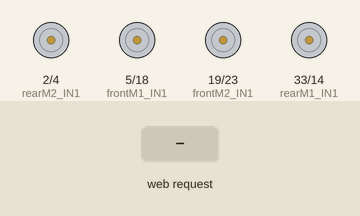
Simulated run of this sketch. Board: ESP32. Parts: motor-driver pin pairs drawn as motors (green arrow = first pin HIGH = forward, orange = second pin HIGH = backward, longer = more drive). The test bench sets the inputs (shaded band). WiFi joins after 1.5 s; servers stay silent unless stated; what the sketch prints to the serial monitor is not drawn.

Above: at 2.7 s.
2.8 s: HTTP request GET /up received
At 3.3 s:
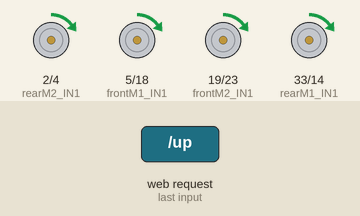
4.3 s: HTTP request GET /max received
At 5.6 s:
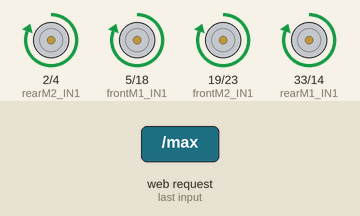
Timing chart, 0 to 7.3 s (numbered marks = the images above; inputs shaded):
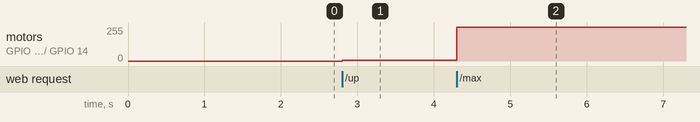

The sketch:

Prueba.ino
```cpp
#include <WiFi.h>
#include <WebServer.h>
#include <ArduinoOTA.h>

const char* ssid = "Gomez";
const char* password = "Gomez1395.";

WebServer server(80);

// --- PINES DRIVER DELANTERO (Placa Roja) ---
const int frontM1_IN1 = 5;  // Delantero Izquierdo (PWM)
const int frontM1_IN2 = 18; // Delantero Izquierdo (LOW)
const int frontM2_IN1 = 19; // Delantero Derecho (PWM)
const int frontM2_IN2 = 23; // Delantero Derecho (LOW)

// --- PINES DRIVER TRASERO (Placa Negra) ---
const int rearM1_IN1 = 33; // Trasero Izquierdo (PWM)
const int rearM1_IN2 = 14; // Trasero Izquierdo (LOW)
const int rearM2_IN1 = 2;  // Trasero Derecho (PWM y LED)
const int rearM2_IN2 = 4;  // Trasero Derecho (LOW)

// --- CONFIGURACIÓN PWM ---
const int freq = 5000;
const int resolution = 8; // Rango de 0 a 255

// --- VARIABLE GLOBAL DE VELOCIDAD ---
int velocidadGlobal = 0; // Controla los 4 motores al mismo tiempo

// --- FUNCIÓN PARA ACTUALIZAR TODOS LOS MOTORES ---
void actualizarMotores() {
  ledcWrite(frontM1_IN1, velocidadGlobal);
  ledcWrite(frontM2_IN1, velocidadGlobal);
  ledcWrite(rearM1_IN1, velocidadGlobal);
  ledcWrite(rearM2_IN1, velocidadGlobal);
}

// --- INTERFAZ WEB ---
void handleRoot() {
  String html = "<html lang='es'><head><meta charset='utf-8'><meta name='viewport' content='width=device-width, initial-scale=1'>";
  html += "<style>";
  html += "body{font-family:Arial;text-align:center;background:#111;color:#fff;margin:0;padding:20px;}";
  html += ".panel{background:#2c3e50;padding:30px;border-radius:15px;border:2px solid #34495e;max-width:400px;margin:20px auto;box-shadow: 0 4px 8px rgba(0,0,0,0.5);}";
  html += "h1{font-size:24px; margin-bottom: 5px;}";
  html += ".velocidad{font-size:80px;font-weight:bold;margin:20px 0;color:#2ecc71; text-shadow: 0 0 10px #27ae60;}";
  html += "button{font-size:24px;padding:15px 30px;margin:10px;cursor:pointer;border:none;border-radius:8px;font-weight:bold; width: 40%;}";
  html += ".btn-up{background:#3498db;color:white;}";
  html += ".btn-down{background:#f39c12;color:white;}";
  html += ".btn-max{background:#8e44ad;color:white; width: 85%; margin-top:15px;}";
  html += ".btn-off{background:#e74c3c;color:white; width: 85%; margin-top:15px; padding:20px;}";
  html += "</style></head><body>";

  html += "<h1>Control Unificado Kiwo K88</h1>";

  html += "<div class='panel'>";
  html += "<h2>Potencia Actual (0-255)</h2>";

  // Aquí es donde ves exactamente a cuánto están los motores
  html += "<div class='velocidad'>" + String(velocidadGlobal) + "</div>";

  // Botones de incremento/decremento
  html += "<a href='/up'><button class='btn-up'>+5</button></a>";
  html += "<a href='/down'><button class='btn-down'>-5</button></a><br>";

  // Botones de acceso rápido
  html += "<a href='/max'><button class='btn-max'>AL MÁXIMO (255)</button></a><br>";
  html += "<a href='/off'><button class='btn-off'>PARADA TOTAL (0)</button></a>";
  html += "</div>";

  html += "</body></html>";
  server.send(200, "text/html", html);
}

// --- CONTROLADORES DE RUTAS ---
void handleUp() {
  velocidadGlobal = min(255, velocidadGlobal + 5);
  actualizarMotores();
  server.sendHeader("Location", "/");
  server.send(303);
}

void handleDown() {
  velocidadGlobal = max(0, velocidadGlobal - 5);
  actualizarMotores();
  server.sendHeader("Location", "/");
  server.send(303);
}

void handleMax() {
  velocidadGlobal = 255;
  actualizarMotores();
  server.sendHeader("Location", "/");
  server.send(303);
}

void handleOff() {
  velocidadGlobal = 0;
  actualizarMotores();
  server.sendHeader("Location", "/");
  server.send(303);
}

void setup() {
  Serial.begin(115200);

  // 1. Configurar pines IN2 como salidas y ponerlos en LOW
  pinMode(frontM1_IN2, OUTPUT); pinMode(frontM2_IN2, OUTPUT);
  pinMode(rearM1_IN2, OUTPUT); pinMode(rearM2_IN2, OUTPUT);

  digitalWrite(frontM1_IN2, LOW); digitalWrite(frontM2_IN2, LOW);
  digitalWrite(rearM1_IN2, LOW); digitalWrite(rearM2_IN2, LOW);

  // 2. Configurar PWM en pines IN1
  ledcAttach(frontM1_IN1, freq, resolution);
  ledcAttach(frontM2_IN1, freq, resolution);
  ledcAttach(rearM1_IN1, freq, resolution);
  ledcAttach(rearM2_IN1, freq, resolution);

  // 3. Iniciar apagado
  handleOff();

  // 4. Iniciar Wi-Fi y OTA
  WiFi.begin(ssid, password);
  while (WiFi.status() != WL_CONNECTED) { delay(500); Serial.print("."); }

  ArduinoOTA.setHostname("ESP32-Kiwo-Unified");
  ArduinoOTA.begin();

  // 5. Configurar rutas
  server.on("/", handleRoot);
  server.on("/up", handleUp);
  server.on("/down", handleDown);
  server.on("/max", handleMax);
  server.on("/off", handleOff);

  server.begin();
}

void loop() {
  ArduinoOTA.handle();
  server.handleClient();
}
```

Measured:
- after the input at 2.8 s, motor on GPIO 2 (rearM2_IN1) / GPIO 4 (rearM2_IN2), motor on GPIO 5 (frontM1_IN1) / GPIO 18 (frontM1_IN2), motor on GPIO 19 (frontM2_IN1) / GPIO 23 (frontM2_IN2), motor on GPIO 33 (rearM1_IN1) / GPIO 14 (rearM1_IN2): stopped → forward 5/255 at once
- after the input at 4.3 s, motor on GPIO 2 (rearM2_IN1) / GPIO 4 (rearM2_IN2), motor on GPIO 5 (frontM1_IN1) / GPIO 18 (frontM1_IN2), motor on GPIO 19 (frontM2_IN1) / GPIO 23 (frontM2_IN2), motor on GPIO 33 (rearM1_IN1) / GPIO 14 (rearM1_IN2): forward 5/255 → forward 255/255 at once
